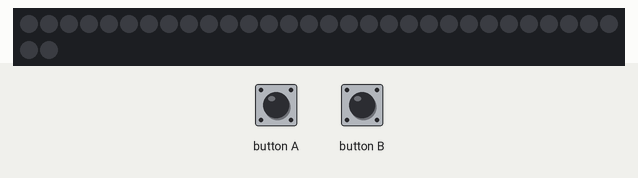
This program was run on a simulated BBC micro:bit running MicroPython. Parts: 32 RGB LEDs in strip order, left to right, continuing on the next row. Inputs (shaded band) come from the test bench. Random numbers come from a fixed seed.

Above: at 1.2 s.
1.3 s: button B pressed for 0.15 s
At 3.04 s:
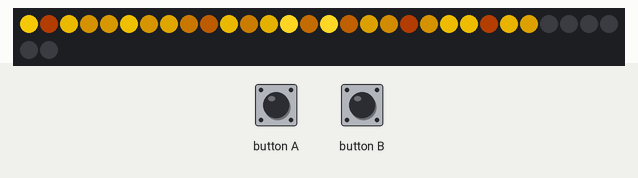
At 5.4 s:
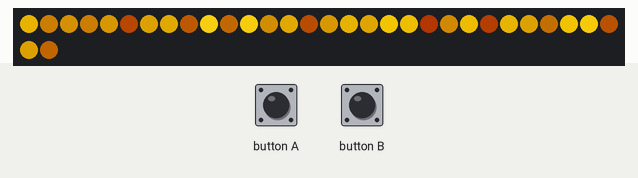

The program:

hello-and-neopixel.py
```python
from microbit import *
import neopixel
from random import randint


display.clear()
r = 255
g = r-40
b = 40
np = neopixel.NeoPixel(pin0, 32)
np.clear()

while True:
    if button_a.is_pressed():
        display.scroll('Hello, World!')
        display.show(Image.HEART)
        sleep(2000)
        display.clear()

    if button_b.is_pressed():
        for i in range(1,10):
            for pixel in range(0,32):
                flicker = randint(0,200)
                r1 = r - flicker
                g1 = g - flicker
                b1 = b - flicker
                if g1 < 0:
                    g1 = 0
                if r1 < 0 :
                    r1 = 0
                if b1 < 0 :
                    b1 = 0
                np[pixel] = (r1 ,g1 ,b1)
                np.show()
                sleep(randint(0,150))
        np.clear()
```

Measured:
- after the input at 1.3 s, the LEDs: first change at once (image 1 shows a later state)
